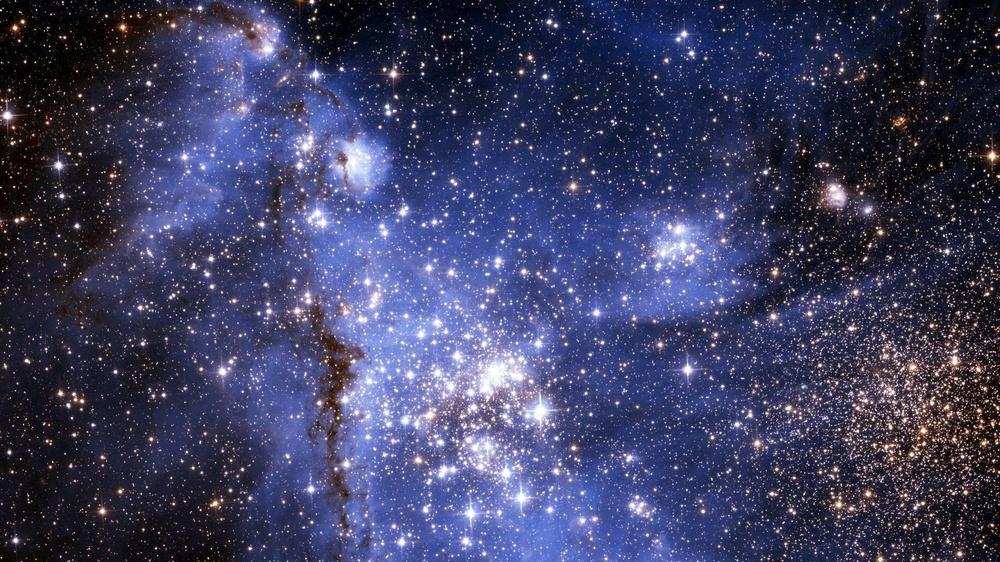
#> input picture Image/1.jpg, 1000 x 562 px, shrunk from 1920 x 1080 before the run
$ python -i star_detector.py   (imports and definitions only)
#> lines starting #> are read from the running program, lines starting #| are printed output that depends on the picture
"""Find bright, compact source candidates in a grayscale image."""

from dataclasses import dataclass

import cv2
import numpy as np


@dataclass(frozen=True)
class StarCandidate:
    """Pixel position and approximate size of one bright-source candidate."""

    x: float
    y: float
    radius: float
    area: int


def detect_stars(
    grayscale_image: np.ndarray,
    min_area: int = 2,
    max_area: int = 150,
    background_sigma: float = 8.0,
) -> list[StarCandidate]:
    """Find compact bright sources and estimate their pixel centroids.

    This simple detector finds image features, not scientifically confirmed
    stars. Galaxies, hot pixels, and image artifacts may also be detected.
    """
    if (
        not isinstance(grayscale_image, np.ndarray)
        or grayscale_image.size == 0
        or grayscale_image.ndim != 2
        or grayscale_image.dtype != np.uint8
    ):
        raise ValueError(
            "Input must be a non-empty, two-dimensional uint8 grayscale image."
        )

    if (
        isinstance(min_area, bool)
        or not isinstance(min_area, int)
        or min_area < 1
    ):
        raise ValueError("min_area must be a positive integer.")
    if (
        isinstance(max_area, bool)
        or not isinstance(max_area, int)
        or max_area < min_area
    ):
        raise ValueError("max_area must be an integer greater than or equal to min_area.")
    if (
        isinstance(background_sigma, bool)
        or not isinstance(background_sigma, (int, float))
        or not np.isfinite(background_sigma)
        or background_sigma <= 0
    ):
        raise ValueError("background_sigma must be a finite positive number.")

    # Subtract a smoothed background to make compact bright sources stand out.
    background = cv2.GaussianBlur(
        grayscale_image, (0, 0), sigmaX=float(background_sigma)
    )
    foreground = cv2.subtract(grayscale_image, background)
    _, binary_image = cv2.threshold(
        foreground, 0, 255, cv2.THRESH_BINARY | cv2.THRESH_OTSU
    )

    count, _, statistics, centroids = cv2.connectedComponentsWithStats(
        binary_image, connectivity=8
    )
    candidates: list[StarCandidate] = []

    for component_index in range(1, count):
        area = int(statistics[component_index, cv2.CC_STAT_AREA])
        if min_area <= area <= max_area:
            x, y = centroids[component_index]
            radius = float(np.sqrt(area / np.pi))
            candidates.append(
                StarCandidate(x=float(x), y=float(y), radius=radius, area=area)
            )

    return candidates


def draw_star_markers(
    color_image: np.ndarray,
    candidates: list[StarCandidate],
) -> np.ndarray:
    """Return a copy of a BGR image with circles around source candidates."""
    if (
        not isinstance(color_image, np.ndarray)
        or color_image.size == 0
        or color_image.ndim != 3
        or color_image.shape[2] != 3
        or color_image.dtype != np.uint8
    ):
        raise ValueError("Input must be a non-empty three-channel uint8 BGR image.")

    marked_image = color_image.copy()
    for candidate in candidates:
        center = (round(candidate.x), round(candidate.y))
        radius = max(3, round(candidate.radius * 2))
        cv2.circle(marked_image, center, radius, (0, 255, 0), 1)

    return marked_image

>>> import cv2
>>> picture = cv2.imread('../../../Image/1.jpg', cv2.IMREAD_GRAYSCALE)
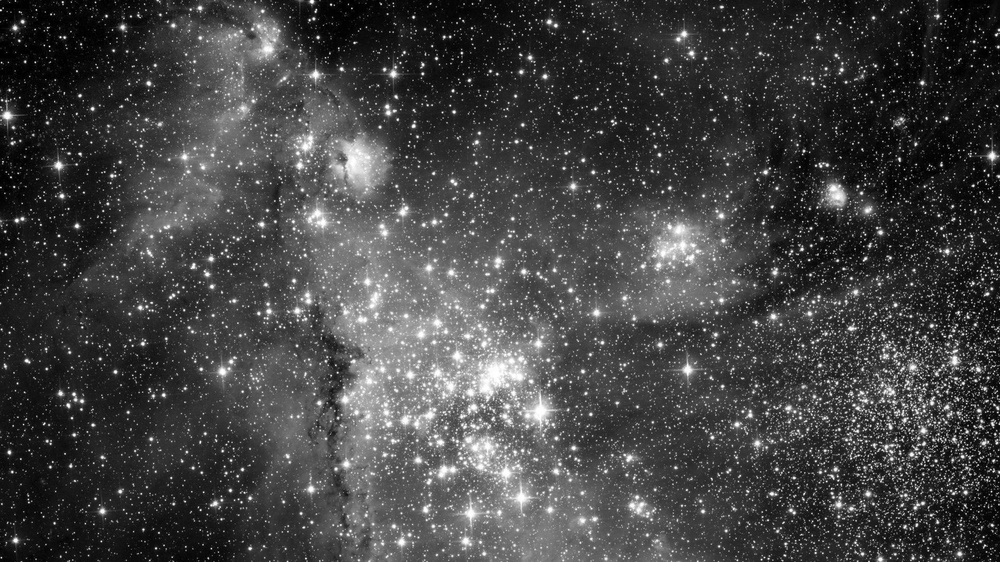
#> picture: shape (562, 1000); min 0, max 255, mean 67.5
>>> result = detect_stars(picture)
#> in detect_stars, `background = cv2.GaussianBlur( grayscale_image, (0, 0), sigmaX=float(b..`:
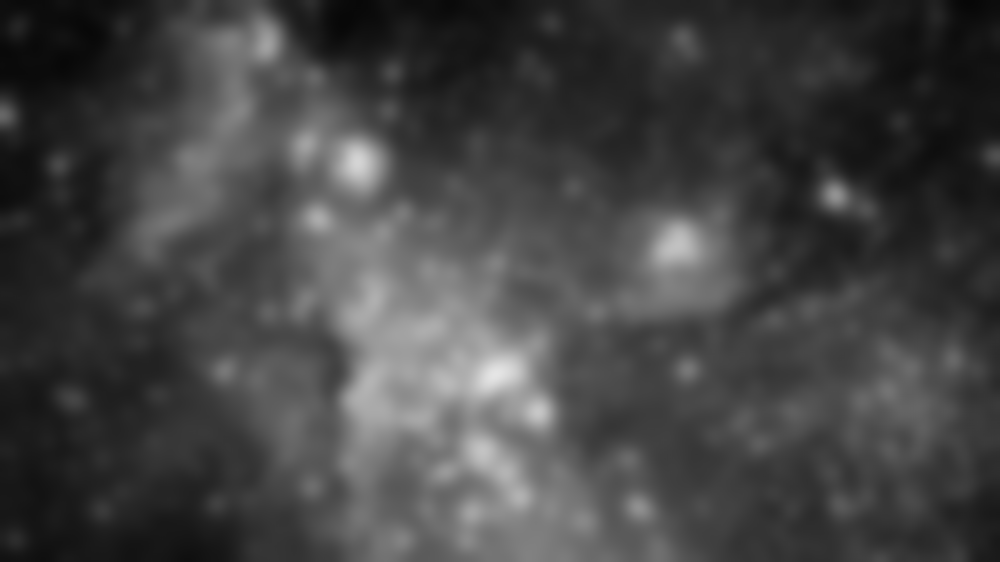
#> background: shape (562, 1000); min 7, max 229, mean 67.5
#> in detect_stars, `foreground = cv2.subtract(grayscale_image, background)`:
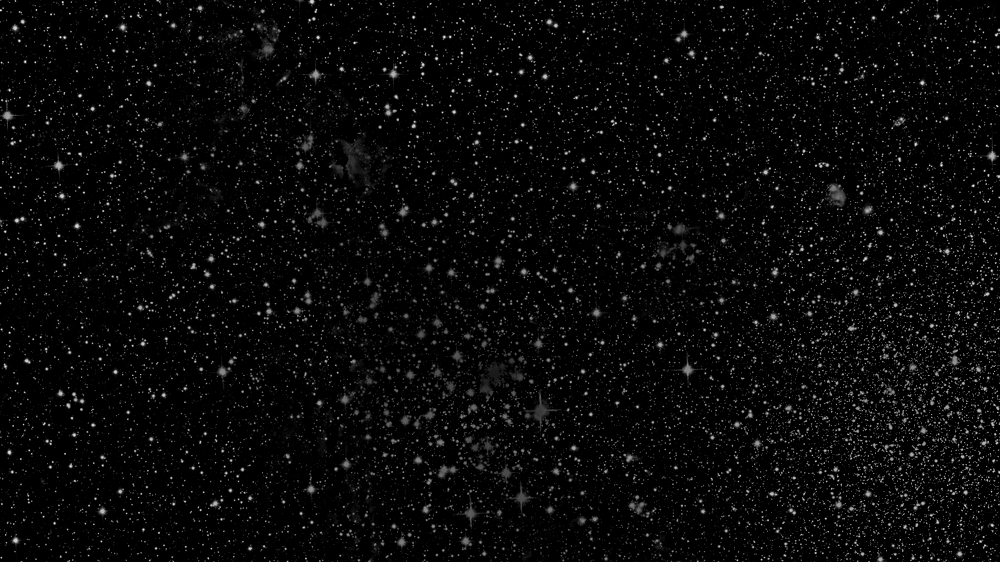
#> foreground: shape (562, 1000); min 0, max 237, mean 8.8
#> in detect_stars, `_, binary_image = cv2.threshold( foreground, 0, 255, cv2.THRESH_BINARY..`:
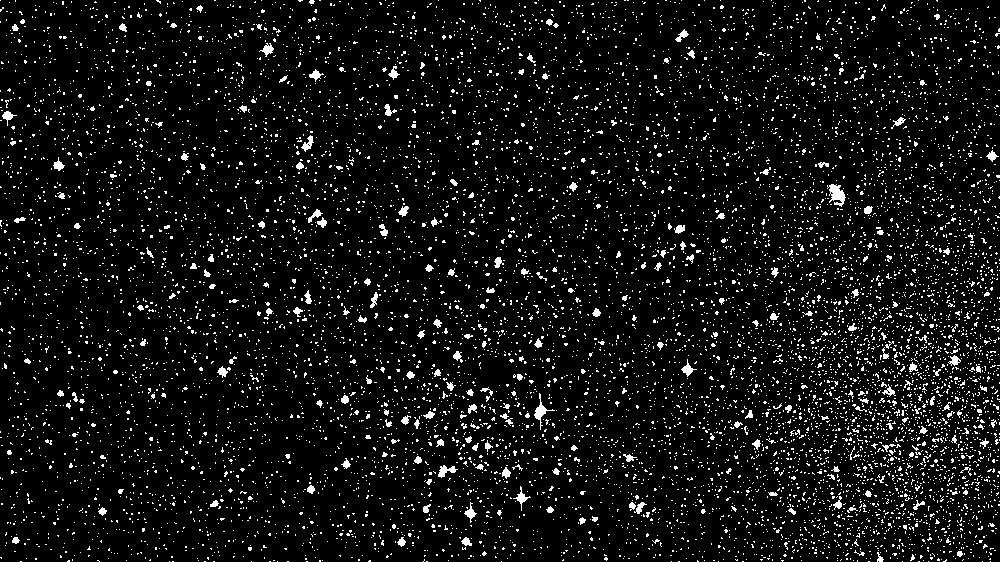
#> binary_image: shape (562, 1000); 6.6% white in thin lines or dots
#> in detect_stars, `count, _, statistics, centroids = cv2.connectedComponentsWithStats( bi..`: count = 10302; centroids = 10302 pairs, first value 0 to 999, second value 0 to 561
#> the loop in detect_stars, `for component_index in range(1, count):` made 10301 passes
#> (area, x, y, radius) on pass 74: (28, 199.4, 8.04, 2.99)
#> after the loop in detect_stars, `for component_index in range(1, count):`: candidates = 6345 items
#> result = 6345 items
